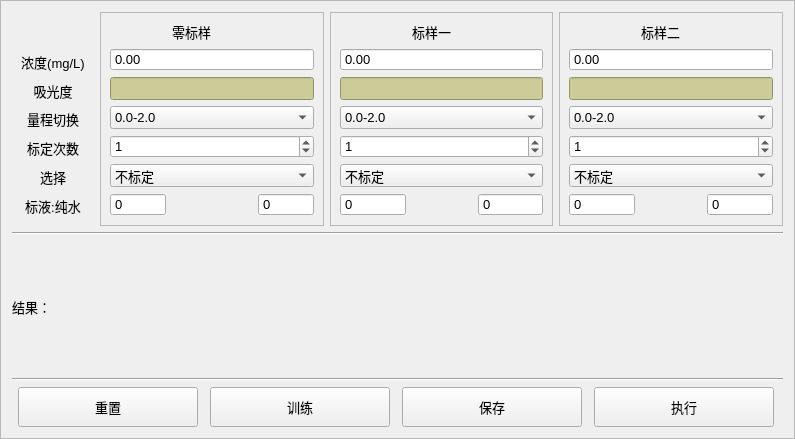
<?xml version="1.0" encoding="UTF-8"?>
<ui version="4.0">
 <class>UserCalib</class>
 <widget class="QFrame" name="UserCalib">
  <property name="geometry">
   <rect>
    <x>0</x>
    <y>0</y>
    <width>795</width>
    <height>439</height>
   </rect>
  </property>
  <property name="windowTitle">
   <string>Frame</string>
  </property>
  <property name="styleSheet">
   <string notr="true">font: 10pt;</string>
  </property>
  <property name="frameShape">
   <enum>QFrame::StyledPanel</enum>
  </property>
  <property name="frameShadow">
   <enum>QFrame::Raised</enum>
  </property>
  <layout class="QGridLayout" name="gridLayout">
   <item row="1" column="0" colspan="2">
    <widget class="Line" name="line2">
     <property name="orientation">
      <enum>Qt::Horizontal</enum>
     </property>
    </widget>
   </item>
   <item row="5" column="0" colspan="2">
    <layout class="QHBoxLayout" name="horizontalLayout_2">
     <item>
      <widget class="QPushButton" name="pbReset">
       <property name="sizePolicy">
        <sizepolicy hsizetype="Fixed" vsizetype="Fixed">
         <horstretch>0</horstretch>
         <verstretch>0</verstretch>
        </sizepolicy>
       </property>
       <property name="minimumSize">
        <size>
         <width>180</width>
         <height>40</height>
        </size>
       </property>
       <property name="text">
        <string>重置</string>
       </property>
      </widget>
     </item>
     <item>
      <widget class="QPushButton" name="pbTrain">
       <property name="sizePolicy">
        <sizepolicy hsizetype="Fixed" vsizetype="Fixed">
         <horstretch>0</horstretch>
         <verstretch>0</verstretch>
        </sizepolicy>
       </property>
       <property name="minimumSize">
        <size>
         <width>180</width>
         <height>40</height>
        </size>
       </property>
       <property name="text">
        <string>训练</string>
       </property>
      </widget>
     </item>
     <item>
      <widget class="QPushButton" name="pbSave">
       <property name="sizePolicy">
        <sizepolicy hsizetype="Fixed" vsizetype="Fixed">
         <horstretch>0</horstretch>
         <verstretch>0</verstretch>
        </sizepolicy>
       </property>
       <property name="minimumSize">
        <size>
         <width>180</width>
         <height>40</height>
        </size>
       </property>
       <property name="text">
        <string>保存</string>
       </property>
      </widget>
     </item>
     <item>
      <widget class="QPushButton" name="pbDo">
       <property name="sizePolicy">
        <sizepolicy hsizetype="Fixed" vsizetype="Fixed">
         <horstretch>0</horstretch>
         <verstretch>0</verstretch>
        </sizepolicy>
       </property>
       <property name="minimumSize">
        <size>
         <width>180</width>
         <height>40</height>
        </size>
       </property>
       <property name="text">
        <string>执行</string>
       </property>
      </widget>
     </item>
    </layout>
   </item>
   <item row="0" column="0" colspan="2">
    <layout class="QHBoxLayout" name="horizontalLayout">
     <item>
      <widget class="QWidget" name="widget_2" native="true">
       <property name="font">
        <font>
         <pointsize>10</pointsize>
        </font>
       </property>
       <layout class="QGridLayout" name="gridLayout_7">
        <item row="2" column="0">
         <widget class="QLabel" name="lbAbs">
          <property name="minimumSize">
           <size>
            <width>0</width>
            <height>0</height>
           </size>
          </property>
          <property name="maximumSize">
           <size>
            <width>16777215</width>
            <height>16777215</height>
           </size>
          </property>
          <property name="text">
           <string>吸光度</string>
          </property>
          <property name="alignment">
           <set>Qt::AlignCenter</set>
          </property>
         </widget>
        </item>
        <item row="1" column="0">
         <widget class="QLabel" name="lbConc">
          <property name="minimumSize">
           <size>
            <width>0</width>
            <height>0</height>
           </size>
          </property>
          <property name="maximumSize">
           <size>
            <width>16777215</width>
            <height>16777215</height>
           </size>
          </property>
          <property name="text">
           <string>浓度(mg/L)</string>
          </property>
          <property name="alignment">
           <set>Qt::AlignCenter</set>
          </property>
         </widget>
        </item>
        <item row="3" column="0">
         <widget class="QLabel" name="lbRange">
          <property name="minimumSize">
           <size>
            <width>0</width>
            <height>0</height>
           </size>
          </property>
          <property name="maximumSize">
           <size>
            <width>16777215</width>
            <height>16777215</height>
           </size>
          </property>
          <property name="text">
           <string>量程切换</string>
          </property>
          <property name="alignment">
           <set>Qt::AlignCenter</set>
          </property>
         </widget>
        </item>
        <item row="4" column="0">
         <widget class="QLabel" name="lbPipe">
          <property name="minimumSize">
           <size>
            <width>0</width>
            <height>0</height>
           </size>
          </property>
          <property name="maximumSize">
           <size>
            <width>16777215</width>
            <height>16777215</height>
           </size>
          </property>
          <property name="text">
           <string>标定次数</string>
          </property>
          <property name="alignment">
           <set>Qt::AlignCenter</set>
          </property>
         </widget>
        </item>
        <item row="6" column="0">
         <widget class="QLabel" name="lbSelection">
          <property name="minimumSize">
           <size>
            <width>0</width>
            <height>0</height>
           </size>
          </property>
          <property name="maximumSize">
           <size>
            <width>16777215</width>
            <height>16777215</height>
           </size>
          </property>
          <property name="text">
           <string>选择</string>
          </property>
          <property name="alignment">
           <set>Qt::AlignCenter</set>
          </property>
         </widget>
        </item>
        <item row="0" column="0">
         <widget class="QLabel" name="lbCali0_3">
          <property name="sizePolicy">
           <sizepolicy hsizetype="Fixed" vsizetype="Preferred">
            <horstretch>0</horstretch>
            <verstretch>0</verstretch>
           </sizepolicy>
          </property>
          <property name="minimumSize">
           <size>
            <width>60</width>
            <height>0</height>
           </size>
          </property>
          <property name="maximumSize">
           <size>
            <width>55</width>
            <height>16777215</height>
           </size>
          </property>
          <property name="text">
           <string/>
          </property>
         </widget>
        </item>
        <item row="7" column="0">
         <widget class="QLabel" name="lbDilu">
          <property name="minimumSize">
           <size>
            <width>0</width>
            <height>0</height>
           </size>
          </property>
          <property name="maximumSize">
           <size>
            <width>16777215</width>
            <height>16777215</height>
           </size>
          </property>
          <property name="text">
           <string>标液:纯水</string>
          </property>
          <property name="alignment">
           <set>Qt::AlignCenter</set>
          </property>
         </widget>
        </item>
       </layout>
      </widget>
     </item>
     <item>
      <widget class="QFrame" name="frame">
       <property name="font">
        <font>
         <pointsize>10</pointsize>
        </font>
       </property>
       <property name="frameShape">
        <enum>QFrame::StyledPanel</enum>
       </property>
       <property name="frameShadow">
        <enum>QFrame::Plain</enum>
       </property>
       <layout class="QGridLayout" name="gridLayout_2">
        <item row="6" column="2">
         <widget class="QSpinBox" name="sbWater0">
          <property name="sizePolicy">
           <sizepolicy hsizetype="Minimum" vsizetype="Preferred">
            <horstretch>0</horstretch>
            <verstretch>0</verstretch>
           </sizepolicy>
          </property>
          <property name="buttonSymbols">
           <enum>QAbstractSpinBox::NoButtons</enum>
          </property>
          <property name="maximum">
           <number>20</number>
          </property>
         </widget>
        </item>
        <item row="0" column="0">
         <spacer name="horizontalSpacer">
          <property name="orientation">
           <enum>Qt::Horizontal</enum>
          </property>
          <property name="sizeHint" stdset="0">
           <size>
            <width>46</width>
            <height>20</height>
           </size>
          </property>
         </spacer>
        </item>
        <item row="1" column="0" colspan="3">
         <widget class="QDoubleSpinBox" name="dsbConc0">
          <property name="sizePolicy">
           <sizepolicy hsizetype="Minimum" vsizetype="Preferred">
            <horstretch>0</horstretch>
            <verstretch>0</verstretch>
           </sizepolicy>
          </property>
          <property name="buttonSymbols">
           <enum>QAbstractSpinBox::NoButtons</enum>
          </property>
          <property name="maximum">
           <double>9999.000000000000000</double>
          </property>
         </widget>
        </item>
        <item row="0" column="1">
         <widget class="QLabel" name="lbCali0_0">
          <property name="sizePolicy">
           <sizepolicy hsizetype="Fixed" vsizetype="Preferred">
            <horstretch>0</horstretch>
            <verstretch>0</verstretch>
           </sizepolicy>
          </property>
          <property name="minimumSize">
           <size>
            <width>80</width>
            <height>0</height>
           </size>
          </property>
          <property name="maximumSize">
           <size>
            <width>55</width>
            <height>16777215</height>
           </size>
          </property>
          <property name="text">
           <string>零标样</string>
          </property>
         </widget>
        </item>
        <item row="0" column="2">
         <spacer name="horizontalSpacer_2">
          <property name="orientation">
           <enum>Qt::Horizontal</enum>
          </property>
          <property name="sizeHint" stdset="0">
           <size>
            <width>46</width>
            <height>20</height>
           </size>
          </property>
         </spacer>
        </item>
        <item row="4" column="0" colspan="3">
         <widget class="QSpinBox" name="num0">
          <property name="sizePolicy">
           <sizepolicy hsizetype="Minimum" vsizetype="Preferred">
            <horstretch>0</horstretch>
            <verstretch>0</verstretch>
           </sizepolicy>
          </property>
          <property name="minimum">
           <number>0</number>
          </property>
          <property name="maximum">
           <number>5</number>
          </property>
          <property name="value">
           <number>1</number>
          </property>
         </widget>
        </item>
        <item row="3" column="0" colspan="3">
         <widget class="QComboBox" name="cbRange0">
          <property name="sizePolicy">
           <sizepolicy hsizetype="Preferred" vsizetype="Preferred">
            <horstretch>0</horstretch>
            <verstretch>0</verstretch>
           </sizepolicy>
          </property>
          <item>
           <property name="text">
            <string>0.0-2.0</string>
           </property>
          </item>
          <item>
           <property name="text">
            <string/>
           </property>
          </item>
          <item>
           <property name="text">
            <string>0.0-10.0</string>
           </property>
          </item>
          <item>
           <property name="text">
            <string>自定义量程</string>
           </property>
          </item>
         </widget>
        </item>
        <item row="2" column="0" colspan="3">
         <widget class="QLineEdit" name="leAbs0">
          <property name="enabled">
           <bool>true</bool>
          </property>
          <property name="sizePolicy">
           <sizepolicy hsizetype="Preferred" vsizetype="Preferred">
            <horstretch>0</horstretch>
            <verstretch>0</verstretch>
           </sizepolicy>
          </property>
          <property name="styleSheet">
           <string notr="true">QLineEdit {
	background-color: rgb(179, 179, 134);
	background-color: rgb(204, 204, 153);
	min-Width: 99px;
}</string>
          </property>
          <property name="readOnly">
           <bool>true</bool>
          </property>
         </widget>
        </item>
        <item row="6" column="0">
         <widget class="QSpinBox" name="sbSample0">
          <property name="sizePolicy">
           <sizepolicy hsizetype="Minimum" vsizetype="Preferred">
            <horstretch>0</horstretch>
            <verstretch>0</verstretch>
           </sizepolicy>
          </property>
          <property name="buttonSymbols">
           <enum>QAbstractSpinBox::NoButtons</enum>
          </property>
          <property name="maximum">
           <number>20</number>
          </property>
         </widget>
        </item>
        <item row="5" column="0" colspan="3">
         <widget class="QComboBox" name="cbSelect0">
          <property name="sizePolicy">
           <sizepolicy hsizetype="Preferred" vsizetype="Preferred">
            <horstretch>0</horstretch>
            <verstretch>0</verstretch>
           </sizepolicy>
          </property>
          <item>
           <property name="text">
            <string>不标定</string>
           </property>
          </item>
          <item>
           <property name="text">
            <string>待标定</string>
           </property>
          </item>
          <item>
           <property name="text">
            <string>已标定</string>
           </property>
          </item>
         </widget>
        </item>
       </layout>
      </widget>
     </item>
     <item>
      <widget class="QFrame" name="frame_2">
       <property name="font">
        <font>
         <pointsize>10</pointsize>
        </font>
       </property>
       <property name="frameShape">
        <enum>QFrame::StyledPanel</enum>
       </property>
       <property name="frameShadow">
        <enum>QFrame::Plain</enum>
       </property>
       <layout class="QGridLayout" name="gridLayout_4">
        <item row="0" column="0">
         <spacer name="horizontalSpacer_3">
          <property name="orientation">
           <enum>Qt::Horizontal</enum>
          </property>
          <property name="sizeHint" stdset="0">
           <size>
            <width>54</width>
            <height>20</height>
           </size>
          </property>
         </spacer>
        </item>
        <item row="2" column="0" colspan="3">
         <widget class="QLineEdit" name="leAbs1">
          <property name="enabled">
           <bool>true</bool>
          </property>
          <property name="sizePolicy">
           <sizepolicy hsizetype="Preferred" vsizetype="Preferred">
            <horstretch>0</horstretch>
            <verstretch>0</verstretch>
           </sizepolicy>
          </property>
          <property name="styleSheet">
           <string notr="true">QLineEdit {
	background-color: rgb(170, 170, 255);
	background-color: rgb(170, 170, 255);
	background-color: rgb(204, 204, 153);
	min-Width: 99px;
}</string>
          </property>
          <property name="readOnly">
           <bool>true</bool>
          </property>
         </widget>
        </item>
        <item row="0" column="2">
         <spacer name="horizontalSpacer_4">
          <property name="orientation">
           <enum>Qt::Horizontal</enum>
          </property>
          <property name="sizeHint" stdset="0">
           <size>
            <width>54</width>
            <height>20</height>
           </size>
          </property>
         </spacer>
        </item>
        <item row="0" column="1">
         <widget class="QLabel" name="lbCali0_1">
          <property name="sizePolicy">
           <sizepolicy hsizetype="Fixed" vsizetype="Preferred">
            <horstretch>0</horstretch>
            <verstretch>0</verstretch>
           </sizepolicy>
          </property>
          <property name="minimumSize">
           <size>
            <width>60</width>
            <height>0</height>
           </size>
          </property>
          <property name="text">
           <string>标样一</string>
          </property>
         </widget>
        </item>
        <item row="1" column="0" colspan="3">
         <widget class="QDoubleSpinBox" name="dsbConc1">
          <property name="sizePolicy">
           <sizepolicy hsizetype="Minimum" vsizetype="Preferred">
            <horstretch>0</horstretch>
            <verstretch>0</verstretch>
           </sizepolicy>
          </property>
          <property name="buttonSymbols">
           <enum>QAbstractSpinBox::NoButtons</enum>
          </property>
          <property name="maximum">
           <double>9999.000000000000000</double>
          </property>
         </widget>
        </item>
        <item row="4" column="0" colspan="3">
         <widget class="QSpinBox" name="num1">
          <property name="sizePolicy">
           <sizepolicy hsizetype="Minimum" vsizetype="Preferred">
            <horstretch>0</horstretch>
            <verstretch>0</verstretch>
           </sizepolicy>
          </property>
          <property name="minimum">
           <number>0</number>
          </property>
          <property name="maximum">
           <number>5</number>
          </property>
          <property name="value">
           <number>1</number>
          </property>
         </widget>
        </item>
        <item row="3" column="0" colspan="3">
         <widget class="QComboBox" name="cbRange1">
          <property name="sizePolicy">
           <sizepolicy hsizetype="Preferred" vsizetype="Preferred">
            <horstretch>0</horstretch>
            <verstretch>0</verstretch>
           </sizepolicy>
          </property>
          <item>
           <property name="text">
            <string>0.0-2.0</string>
           </property>
          </item>
          <item>
           <property name="text">
            <string>0.0-10.0</string>
           </property>
          </item>
          <item>
           <property name="text">
            <string>自定义量程</string>
           </property>
          </item>
          <item>
           <property name="text">
            <string>新建项目</string>
           </property>
          </item>
         </widget>
        </item>
        <item row="6" column="0">
         <widget class="QSpinBox" name="sbSample1">
          <property name="sizePolicy">
           <sizepolicy hsizetype="Minimum" vsizetype="Preferred">
            <horstretch>0</horstretch>
            <verstretch>0</verstretch>
           </sizepolicy>
          </property>
          <property name="buttonSymbols">
           <enum>QAbstractSpinBox::NoButtons</enum>
          </property>
          <property name="maximum">
           <number>20</number>
          </property>
         </widget>
        </item>
        <item row="6" column="2">
         <widget class="QSpinBox" name="sbWater1">
          <property name="sizePolicy">
           <sizepolicy hsizetype="Minimum" vsizetype="Preferred">
            <horstretch>0</horstretch>
            <verstretch>0</verstretch>
           </sizepolicy>
          </property>
          <property name="buttonSymbols">
           <enum>QAbstractSpinBox::NoButtons</enum>
          </property>
          <property name="maximum">
           <number>20</number>
          </property>
         </widget>
        </item>
        <item row="5" column="0" colspan="3">
         <widget class="QComboBox" name="cbSelect1">
          <property name="sizePolicy">
           <sizepolicy hsizetype="Preferred" vsizetype="Preferred">
            <horstretch>0</horstretch>
            <verstretch>0</verstretch>
           </sizepolicy>
          </property>
          <item>
           <property name="text">
            <string>不标定</string>
           </property>
          </item>
          <item>
           <property name="text">
            <string>待标定</string>
           </property>
          </item>
          <item>
           <property name="text">
            <string>已标定</string>
           </property>
          </item>
         </widget>
        </item>
       </layout>
      </widget>
     </item>
     <item>
      <widget class="QFrame" name="frame_3">
       <property name="font">
        <font>
         <pointsize>10</pointsize>
        </font>
       </property>
       <property name="frameShape">
        <enum>QFrame::StyledPanel</enum>
       </property>
       <property name="frameShadow">
        <enum>QFrame::Plain</enum>
       </property>
       <layout class="QGridLayout" name="gridLayout_5">
        <item row="6" column="0">
         <widget class="QSpinBox" name="sbSample2">
          <property name="sizePolicy">
           <sizepolicy hsizetype="Minimum" vsizetype="Preferred">
            <horstretch>0</horstretch>
            <verstretch>0</verstretch>
           </sizepolicy>
          </property>
          <property name="buttonSymbols">
           <enum>QAbstractSpinBox::NoButtons</enum>
          </property>
          <property name="maximum">
           <number>20</number>
          </property>
         </widget>
        </item>
        <item row="4" column="0" colspan="3">
         <widget class="QSpinBox" name="num2">
          <property name="sizePolicy">
           <sizepolicy hsizetype="Minimum" vsizetype="Preferred">
            <horstretch>0</horstretch>
            <verstretch>0</verstretch>
           </sizepolicy>
          </property>
          <property name="minimum">
           <number>0</number>
          </property>
          <property name="maximum">
           <number>5</number>
          </property>
          <property name="value">
           <number>1</number>
          </property>
         </widget>
        </item>
        <item row="0" column="0">
         <spacer name="horizontalSpacer_5">
          <property name="orientation">
           <enum>Qt::Horizontal</enum>
          </property>
          <property name="sizeHint" stdset="0">
           <size>
            <width>55</width>
            <height>20</height>
           </size>
          </property>
         </spacer>
        </item>
        <item row="0" column="1">
         <widget class="QLabel" name="lbCali0_2">
          <property name="sizePolicy">
           <sizepolicy hsizetype="Fixed" vsizetype="Preferred">
            <horstretch>0</horstretch>
            <verstretch>0</verstretch>
           </sizepolicy>
          </property>
          <property name="minimumSize">
           <size>
            <width>60</width>
            <height>0</height>
           </size>
          </property>
          <property name="text">
           <string>标样二</string>
          </property>
         </widget>
        </item>
        <item row="0" column="2">
         <spacer name="horizontalSpacer_6">
          <property name="orientation">
           <enum>Qt::Horizontal</enum>
          </property>
          <property name="sizeHint" stdset="0">
           <size>
            <width>54</width>
            <height>20</height>
           </size>
          </property>
         </spacer>
        </item>
        <item row="1" column="0" colspan="3">
         <widget class="QDoubleSpinBox" name="dsbConc2">
          <property name="sizePolicy">
           <sizepolicy hsizetype="Preferred" vsizetype="Preferred">
            <horstretch>0</horstretch>
            <verstretch>0</verstretch>
           </sizepolicy>
          </property>
          <property name="buttonSymbols">
           <enum>QAbstractSpinBox::NoButtons</enum>
          </property>
          <property name="maximum">
           <double>9999.000000000000000</double>
          </property>
         </widget>
        </item>
        <item row="3" column="0" colspan="3">
         <widget class="QComboBox" name="cbRange2">
          <property name="sizePolicy">
           <sizepolicy hsizetype="Preferred" vsizetype="Preferred">
            <horstretch>0</horstretch>
            <verstretch>0</verstretch>
           </sizepolicy>
          </property>
          <item>
           <property name="text">
            <string>0.0-2.0</string>
           </property>
          </item>
          <item>
           <property name="text">
            <string>0.0-10.0</string>
           </property>
          </item>
          <item>
           <property name="text">
            <string>自定义量程</string>
           </property>
          </item>
          <item>
           <property name="text">
            <string/>
           </property>
          </item>
         </widget>
        </item>
        <item row="2" column="0" colspan="3">
         <widget class="QLineEdit" name="leAbs2">
          <property name="enabled">
           <bool>true</bool>
          </property>
          <property name="sizePolicy">
           <sizepolicy hsizetype="Preferred" vsizetype="Preferred">
            <horstretch>0</horstretch>
            <verstretch>0</verstretch>
           </sizepolicy>
          </property>
          <property name="styleSheet">
           <string notr="true">QLineEdit {
	background-color: rgb(204, 204, 153);
	min-Width: 99px;
}</string>
          </property>
          <property name="readOnly">
           <bool>true</bool>
          </property>
         </widget>
        </item>
        <item row="6" column="2">
         <widget class="QSpinBox" name="sbWater2">
          <property name="sizePolicy">
           <sizepolicy hsizetype="Minimum" vsizetype="Preferred">
            <horstretch>0</horstretch>
            <verstretch>0</verstretch>
           </sizepolicy>
          </property>
          <property name="buttonSymbols">
           <enum>QAbstractSpinBox::NoButtons</enum>
          </property>
          <property name="maximum">
           <number>20</number>
          </property>
         </widget>
        </item>
        <item row="5" column="0" colspan="3">
         <widget class="QComboBox" name="cbSelect2">
          <property name="sizePolicy">
           <sizepolicy hsizetype="Preferred" vsizetype="Preferred">
            <horstretch>0</horstretch>
            <verstretch>0</verstretch>
           </sizepolicy>
          </property>
          <item>
           <property name="text">
            <string>不标定</string>
           </property>
          </item>
          <item>
           <property name="text">
            <string>待标定</string>
           </property>
          </item>
          <item>
           <property name="text">
            <string>已标定</string>
           </property>
          </item>
         </widget>
        </item>
       </layout>
      </widget>
     </item>
    </layout>
   </item>
   <item row="3" column="0" colspan="2">
    <widget class="Line" name="line1">
     <property name="orientation">
      <enum>Qt::Horizontal</enum>
     </property>
    </widget>
   </item>
   <item row="2" column="0" colspan="2">
    <widget class="QLabel" name="lbResult">
     <property name="enabled">
      <bool>true</bool>
     </property>
     <property name="minimumSize">
      <size>
       <width>539</width>
       <height>0</height>
      </size>
     </property>
     <property name="font">
      <font>
       <pointsize>10</pointsize>
       <weight>50</weight>
       <italic>false</italic>
       <bold>false</bold>
      </font>
     </property>
     <property name="text">
      <string>结果：</string>
     </property>
    </widget>
   </item>
  </layout>
 </widget>
 <resources/>
 <connections/>
</ui>
